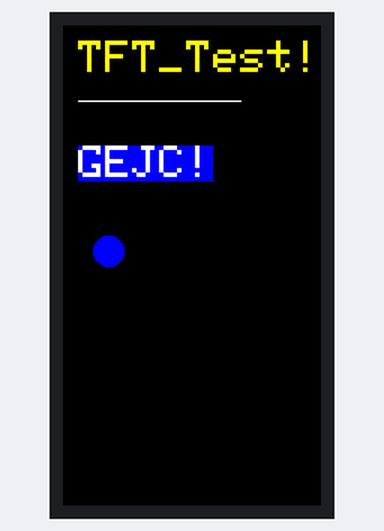
Bench run of a sketch on a simulated ESP32. Shown: 172×320 colour display.

Above: at 0.3 s.

The sketch:

display_test.ino
```cpp
#include <TFT_eSPI.h> //2.5.0

TFT_eSPI tft = TFT_eSPI();

void setup() {
  // put your setup code here, to run once:
  tft.init();
  tft.fillScreen(TFT_BLACK);
  //top left is 0,0 so board is 170,320
  tft.setCursor(10, 10, 1); //x,y,front type
  tft.setTextColor(TFT_YELLOW);
  tft.setTextSize(3); //front size (1-7) bigger is higher
  tft.println("TFT_Test!");

  tft.fillCircle(30,150,10,TFT_BLUE); //x,y,r,color
  tft.drawLine(10,50,118,50,TFT_WHITE); //sx,sy,nx,ny,color
  //tft.drawPixel(70,70,TFT_RED); //x,y,color

  tft.setTextColor(TFT_WHITE, TFT_BLUE); //word color, bg color
  tft.setCursor(10, 80, 1);
  tft.println("GEJC!");

}

void loop() {
  // put your main code here, to run repeatedly:

}
```
